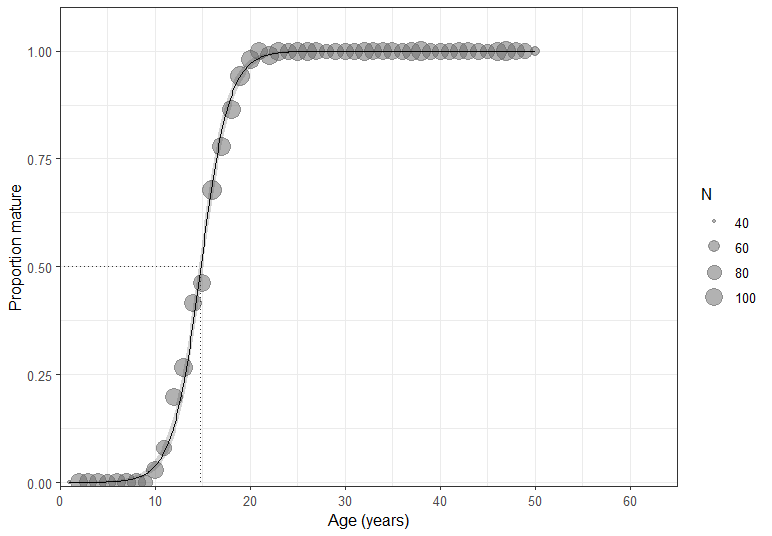

Here is the R script that generated this plot:
#### Estimation of TOP age at maturity ####
# Authors: J. Marsh and S. Alewijnse

# load libraries
library(here)
library(data.table)
library(ggplot2)
library(magrittr)
library(patchwork)
library(brms)
library(beepr)
library(bayesplot)

# Create dummy data -----

# set number of points
x <- 5000

# add year, age and sex
age_dat <- data.table(Year = round(runif(n = x, min = 2009, max = 2024)),
                      Age = round(runif(n = x, min = 1, max = 50)),
                      Sex = rep(c("F", "M"), x/2))
age_dat

# calculate probability of maturity
# A50 values from Parker & Grimes 2010
a_50_M <- 12.8
a_50_F <- 16.6

# females
age_dat[Sex == "F", P_Mature := 1/(1 + exp(-1*(Age - a_50_F)))]

# males
age_dat[Sex == "M", P_Mature := 1/(1 + exp(-1*(Age - a_50_M)))]

# add error - simulate Bernoulli trials
age_dat[, Mature := rbinom(n = .N, size = 1, prob = P_Mature) == 1]

# reshape data
# calculate proportion mature by age
prop_mature_age <- age_dat[!is.na(Sex), .(n_mat = sum(Mature == TRUE),
                                          n_immat = sum(Mature == FALSE),
                                          prop_mat = sum(Mature == TRUE)/.N,
                                          prop_immat = sum(Mature == FALSE)/.N,
                                          .N),
                           by = "Age"]

# calculate proportion mature by age and sex
prop_mature_age_sex <- age_dat[!is.na(Sex), .(n_mat = sum(Mature == TRUE),
                                              n_immat = sum(Mature == FALSE),
                                              prop_mat = sum(Mature == TRUE)/.N,
                                              prop_immat = sum(Mature == FALSE)/.N,
                                              .N),
                               by = c("Age", "Sex")]

# Models -----

## combined ====

# run model
comb_mat_mod <- glm(cbind(n_mat, n_immat) ~ Age, data = prop_mature_age,
                    family = binomial(link = "logit"))

# get summary
summary(comb_mat_mod)

# get model fit - for table
comb_mat_preds <- as.data.frame(effects::Effect(comb_mat_mod, 
                                                focal.predictors = c("Age"), 
                                                xlevels = list(Age = seq(1, 
                                                                         max(prop_mature_age$Age), 
                                                                         by = 1))))

# combine with estimates
comb_mat_est <- cbind(Ests = coef(comb_mat_mod),
                      confint(comb_mat_mod))
comb_mat_est

# calculate age at 50 % maturity
comb_A50 <- -(comb_mat_est[1, 1]/comb_mat_est[2, 1])
comb_A50_up <- -(comb_mat_est[1, 2]/comb_mat_est[2, 2])
comb_A50_low <- -(comb_mat_est[1, 3]/comb_mat_est[2, 3])

# get model fit - for plotting
comb_mat_effs <- as.data.frame(effects::Effect(comb_mat_mod, 
                                               focal.predictors = c("Age"), 
                                               xlevels = list(Age = seq(1, 
                                                                        max(prop_mature_age_sex$Age), 
                                                                        length.out = 500))))

# plot
comb_ogive <- ggplot() +
  geom_point(data = prop_mature_age, aes(x = Age, y = prop_mat, size = n_mat + n_immat), 
             alpha = 0.5, col = "grey40") +
  geom_line(data = comb_mat_effs, aes(x = Age, y = fit)) +
  geom_ribbon(data = comb_mat_effs, aes(x = Age, y = fit, ymin = lower, ymax = upper), 
              alpha = 0.2) +
  geom_segment(aes(x = 0, xend = comb_A50, y = 0.5, yend = 0.5), 
               linetype = "dotted", col = "grey20") +
  geom_segment(aes(x = comb_A50, xend = comb_A50, y = 0, yend = 0.5), 
               linetype = "dotted", col = "grey20") +
  ylab('Proportion mature') +
  xlab('Age (years)') +
  theme_bw() +
  scale_size_continuous('N') +
  scale_x_continuous(limits = c(0, 65), breaks = seq(0, 70, 10), expand = c(0, 0)) +
  scale_y_continuous(limits = c(-0.01, 1.1), expand = c(0, 0))
comb_ogive

## females =====

# subset data
prop_mature_age_females <- prop_mature_age_sex[Sex == "F"]

# fit model
female_mat_mod <- glm(cbind(n_mat, n_immat) ~ Age, data = prop_mature_age_females,
                      family = binomial(link = "logit"))

# get summary
summary(female_mat_mod)

# get model fit - for table
female_mat_preds <- as.data.frame(effects::Effect(female_mat_mod, 
                                                  focal.predictors = c("Age"), 
                                                  xlevels = list(Age = seq(1, 
                                                                           max(prop_mature_age_females$Age), 
                                                                           by = 1))))

# get model fit - for plotting
female_mat_effs <- as.data.frame(effects::Effect(female_mat_mod, 
                                                 focal.predictors = c("Age"), 
                                                 xlevels = list(Age = seq(1, 
                                                                          max(prop_mature_age_females$Age), 
                                                                          length.out = 500))))

# combine with estimates
female_mat_est <- cbind(Ests = coef(female_mat_mod),
                        confint(female_mat_mod))
female_mat_est

# calculate age at 50 % maturity - should be close to initial values
female_A50 <- -(female_mat_est[1, 1]/female_mat_est[2, 1])
female_A50_up <- -(female_mat_est[1, 2]/female_mat_est[2, 2])
female_A50_low <- -(female_mat_est[1, 3]/female_mat_est[2, 3])

# plot
female_ogive <- ggplot() +
  geom_point(data = prop_mature_age_females, aes(x = Age, y = prop_mat, size = n_mat + n_immat), 
             alpha = 0.5, col = "#994455") +
  geom_line(data = female_mat_effs, aes(x = Age, y = fit)) +
  geom_ribbon(data = female_mat_effs, aes(x = Age, y = fit, ymin = lower, ymax = upper), 
              alpha = 0.2) +
  geom_segment(aes(x = 0, xend = female_A50, y = 0.5, yend = 0.5), 
               linetype = "dotted", col = "grey20") +
  geom_segment(aes(x = female_A50, xend = female_A50, y = 0, yend = 0.5), 
               linetype = "dotted", col = "grey20") +
  ylab('Proportion mature') +
  xlab('Age (years)') +
  theme_bw() +
  scale_size_continuous('N') +
  scale_x_continuous(limits = c(0, 65), breaks = seq(0, 70, 10), expand = c(0, 0)) +
  scale_y_continuous(limits = c(-0.01, 1.1), expand = c(0, 0))
female_ogive

## males =====

# subset data
prop_mature_age_males <- prop_mature_age_sex[Sex == "M"]

# fit model
male_mat_mod <- glm(cbind(n_mat, n_immat) ~ Age, data = prop_mature_age_males,
                      family = binomial(link = "logit"))

# get summary
summary(male_mat_mod)

# get model fit - for table
male_mat_preds <- as.data.frame(effects::Effect(male_mat_mod, 
                                                  focal.predictors = c("Age"), 
                                                  xlevels = list(Age = seq(1, 
                                                                           max(prop_mature_age_males$Age), 
                                                                           by = 1))))

# get model fit - for plotting
male_mat_effs <- as.data.frame(effects::Effect(male_mat_mod, 
                                                 focal.predictors = c("Age"), 
                                                 xlevels = list(Age = seq(1, 
                                                                          max(prop_mature_age_males$Age), 
                                                                          length.out = 500))))

# combine with estimates
male_mat_est <- cbind(Ests = coef(male_mat_mod),
                        confint(male_mat_mod))
male_mat_est

# calculate age at 50 % maturity - should be close to initial values
male_A50 <- -(male_mat_est[1, 1]/male_mat_est[2, 1])
male_A50_up <- -(male_mat_est[1, 2]/male_mat_est[2, 2])
male_A50_low <- -(male_mat_est[1, 3]/male_mat_est[2, 3])

# plot
male_ogive <- ggplot() +
  geom_point(data = prop_mature_age_males, aes(x = Age, y = prop_mat, size = n_mat + n_immat), 
             alpha = 0.5, col = "#6699CC") +
  geom_line(data = male_mat_effs, aes(x = Age, y = fit)) +
  geom_ribbon(data = male_mat_effs, aes(x = Age, y = fit, ymin = lower, ymax = upper), 
              alpha = 0.2) +
  geom_segment(aes(x = 0, xend = male_A50, y = 0.5, yend = 0.5), 
               linetype = "dotted", col = "grey20") +
  geom_segment(aes(x = male_A50, xend = male_A50, y = 0, yend = 0.5), 
               linetype = "dotted", col = "grey20") +
  ylab('Proportion mature') +
  xlab('Age (years)') +
  theme_bw() +
  scale_size_continuous('N') +
  scale_x_continuous(limits = c(0, 65), breaks = seq(0, 70, 10), expand = c(0, 0)) +
  scale_y_continuous(limits = c(-0.01, 1.1), expand = c(0, 0))
male_ogive
